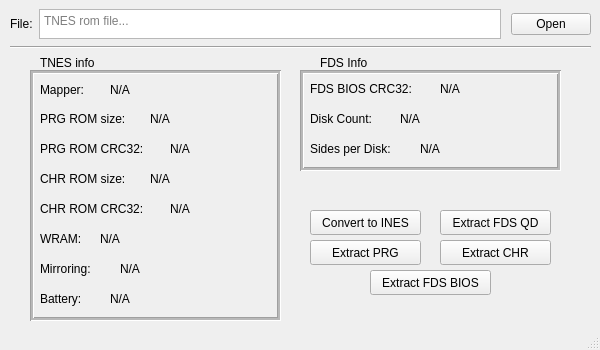
<?xml version="1.0" encoding="UTF-8"?>
<ui version="4.0">
 <class>MainWindow</class>
 <widget class="QMainWindow" name="MainWindow">
  <property name="geometry">
   <rect>
    <x>0</x>
    <y>0</y>
    <width>600</width>
    <height>350</height>
   </rect>
  </property>
  <property name="sizePolicy">
   <sizepolicy hsizetype="Fixed" vsizetype="Fixed">
    <horstretch>0</horstretch>
    <verstretch>0</verstretch>
   </sizepolicy>
  </property>
  <property name="minimumSize">
   <size>
    <width>600</width>
    <height>350</height>
   </size>
  </property>
  <property name="maximumSize">
   <size>
    <width>600</width>
    <height>350</height>
   </size>
  </property>
  <property name="baseSize">
   <size>
    <width>600</width>
    <height>350</height>
   </size>
  </property>
  <property name="windowTitle">
   <string>Tnes 2 Ines GUI</string>
  </property>
  <widget class="QWidget" name="centralwidget">
   <property name="maximumSize">
    <size>
     <width>600</width>
     <height>550</height>
    </size>
   </property>
   <widget class="QWidget" name="gridLayoutWidget">
    <property name="geometry">
     <rect>
      <x>0</x>
      <y>0</y>
      <width>591</width>
      <height>43</height>
     </rect>
    </property>
    <layout class="QGridLayout" name="gridLayout">
     <item row="1" column="0">
      <spacer name="horizontalSpacer">
       <property name="orientation">
        <enum>Qt::Horizontal</enum>
       </property>
       <property name="sizeType">
        <enum>QSizePolicy::Fixed</enum>
       </property>
       <property name="sizeHint" stdset="0">
        <size>
         <width>10</width>
         <height>5</height>
        </size>
       </property>
      </spacer>
     </item>
     <item row="1" column="2">
      <widget class="QTextBrowser" name="DisplayRomName">
       <property name="sizePolicy">
        <sizepolicy hsizetype="MinimumExpanding" vsizetype="Maximum">
         <horstretch>0</horstretch>
         <verstretch>0</verstretch>
        </sizepolicy>
       </property>
       <property name="maximumSize">
        <size>
         <width>16777215</width>
         <height>30</height>
        </size>
       </property>
       <property name="frameShadow">
        <enum>QFrame::Raised</enum>
       </property>
       <property name="verticalScrollBarPolicy">
        <enum>Qt::ScrollBarAlwaysOff</enum>
       </property>
       <property name="horizontalScrollBarPolicy">
        <enum>Qt::ScrollBarAlwaysOff</enum>
       </property>
       <property name="sizeAdjustPolicy">
        <enum>QAbstractScrollArea::AdjustToContents</enum>
       </property>
       <property name="lineWrapMode">
        <enum>QTextEdit::NoWrap</enum>
       </property>
       <property name="textInteractionFlags">
        <set>Qt::NoTextInteraction</set>
       </property>
       <property name="placeholderText">
        <string>TNES rom file...</string>
       </property>
      </widget>
     </item>
     <item row="1" column="4">
      <spacer name="horizontalSpacer_2">
       <property name="orientation">
        <enum>Qt::Horizontal</enum>
       </property>
       <property name="sizeType">
        <enum>QSizePolicy::Fixed</enum>
       </property>
       <property name="sizeHint" stdset="0">
        <size>
         <width>4</width>
         <height>20</height>
        </size>
       </property>
      </spacer>
     </item>
     <item row="1" column="5" alignment="Qt::AlignVCenter">
      <widget class="QPushButton" name="OpenRom">
       <property name="sizePolicy">
        <sizepolicy hsizetype="Fixed" vsizetype="Fixed">
         <horstretch>0</horstretch>
         <verstretch>0</verstretch>
        </sizepolicy>
       </property>
       <property name="text">
        <string>Open</string>
       </property>
      </widget>
     </item>
     <item row="1" column="1" alignment="Qt::AlignVCenter">
      <widget class="QLabel" name="File_label">
       <property name="sizePolicy">
        <sizepolicy hsizetype="Fixed" vsizetype="Fixed">
         <horstretch>0</horstretch>
         <verstretch>0</verstretch>
        </sizepolicy>
       </property>
       <property name="minimumSize">
        <size>
         <width>0</width>
         <height>10</height>
        </size>
       </property>
       <property name="text">
        <string>File:</string>
       </property>
       <property name="alignment">
        <set>Qt::AlignLeading|Qt::AlignLeft|Qt::AlignTop</set>
       </property>
      </widget>
     </item>
     <item row="0" column="2">
      <spacer name="verticalSpacer">
       <property name="orientation">
        <enum>Qt::Vertical</enum>
       </property>
       <property name="sizeType">
        <enum>QSizePolicy::Fixed</enum>
       </property>
       <property name="sizeHint" stdset="0">
        <size>
         <width>10</width>
         <height>5</height>
        </size>
       </property>
      </spacer>
     </item>
    </layout>
   </widget>
   <widget class="Line" name="line">
    <property name="geometry">
     <rect>
      <x>10</x>
      <y>30</y>
      <width>581</width>
      <height>35</height>
     </rect>
    </property>
    <property name="orientation">
     <enum>Qt::Horizontal</enum>
    </property>
   </widget>
   <widget class="QLabel" name="I_TNESInfo">
    <property name="geometry">
     <rect>
      <x>40</x>
      <y>54</y>
      <width>71</width>
      <height>17</height>
     </rect>
    </property>
    <property name="text">
     <string>TNES info</string>
    </property>
   </widget>
   <widget class="QLabel" name="I_FDSInfo">
    <property name="geometry">
     <rect>
      <x>320</x>
      <y>54</y>
      <width>67</width>
      <height>17</height>
     </rect>
    </property>
    <property name="text">
     <string>FDS Info</string>
    </property>
   </widget>
   <widget class="QFrame" name="TNESInfo">
    <property name="geometry">
     <rect>
      <x>30</x>
      <y>70</y>
      <width>251</width>
      <height>251</height>
     </rect>
    </property>
    <property name="frameShape">
     <enum>QFrame::Box</enum>
    </property>
    <property name="frameShadow">
     <enum>QFrame::Sunken</enum>
    </property>
    <property name="lineWidth">
     <number>1</number>
    </property>
    <property name="midLineWidth">
     <number>2</number>
    </property>
    <widget class="QLabel" name="PRGROMSize_L">
     <property name="geometry">
      <rect>
       <x>10</x>
       <y>40</y>
       <width>101</width>
       <height>17</height>
      </rect>
     </property>
     <property name="text">
      <string>PRG ROM size:</string>
     </property>
    </widget>
    <widget class="QLabel" name="Mapper_L">
     <property name="geometry">
      <rect>
       <x>10</x>
       <y>10</y>
       <width>67</width>
       <height>20</height>
      </rect>
     </property>
     <property name="text">
      <string>Mapper:</string>
     </property>
    </widget>
    <widget class="QLabel" name="CHRROMSize_L">
     <property name="geometry">
      <rect>
       <x>10</x>
       <y>100</y>
       <width>101</width>
       <height>17</height>
      </rect>
     </property>
     <property name="text">
      <string>CHR ROM size:</string>
     </property>
    </widget>
    <widget class="QLabel" name="PRGROMCRC_L">
     <property name="geometry">
      <rect>
       <x>10</x>
       <y>70</y>
       <width>121</width>
       <height>17</height>
      </rect>
     </property>
     <property name="text">
      <string>PRG ROM CRC32:</string>
     </property>
    </widget>
    <widget class="QLabel" name="Battery_C">
     <property name="geometry">
      <rect>
       <x>80</x>
       <y>220</y>
       <width>71</width>
       <height>17</height>
      </rect>
     </property>
     <property name="text">
      <string>N/A</string>
     </property>
    </widget>
    <widget class="QLabel" name="PRGROMCRC_C">
     <property name="geometry">
      <rect>
       <x>140</x>
       <y>70</y>
       <width>91</width>
       <height>17</height>
      </rect>
     </property>
     <property name="text">
      <string>N/A</string>
     </property>
    </widget>
    <widget class="QLabel" name="WRAM_C">
     <property name="geometry">
      <rect>
       <x>70</x>
       <y>160</y>
       <width>71</width>
       <height>17</height>
      </rect>
     </property>
     <property name="text">
      <string>N/A</string>
     </property>
    </widget>
    <widget class="QLabel" name="CHRROMCRC_C">
     <property name="geometry">
      <rect>
       <x>140</x>
       <y>130</y>
       <width>81</width>
       <height>17</height>
      </rect>
     </property>
     <property name="text">
      <string>N/A</string>
     </property>
    </widget>
    <widget class="QLabel" name="CHRROMSize_C">
     <property name="geometry">
      <rect>
       <x>120</x>
       <y>100</y>
       <width>101</width>
       <height>17</height>
      </rect>
     </property>
     <property name="text">
      <string>N/A</string>
     </property>
    </widget>
    <widget class="QLabel" name="Mirroring_C">
     <property name="geometry">
      <rect>
       <x>90</x>
       <y>190</y>
       <width>151</width>
       <height>17</height>
      </rect>
     </property>
     <property name="text">
      <string>N/A</string>
     </property>
    </widget>
    <widget class="QLabel" name="Mapper_C">
     <property name="geometry">
      <rect>
       <x>80</x>
       <y>10</y>
       <width>71</width>
       <height>20</height>
      </rect>
     </property>
     <property name="text">
      <string>N/A</string>
     </property>
    </widget>
    <widget class="QLabel" name="PRGROMSize_C">
     <property name="geometry">
      <rect>
       <x>120</x>
       <y>40</y>
       <width>111</width>
       <height>17</height>
      </rect>
     </property>
     <property name="text">
      <string>N/A</string>
     </property>
    </widget>
    <widget class="QLabel" name="CHRROMCRC_L">
     <property name="geometry">
      <rect>
       <x>10</x>
       <y>130</y>
       <width>121</width>
       <height>17</height>
      </rect>
     </property>
     <property name="text">
      <string>CHR ROM CRC32:</string>
     </property>
    </widget>
    <widget class="QLabel" name="WRAM_L">
     <property name="geometry">
      <rect>
       <x>10</x>
       <y>160</y>
       <width>67</width>
       <height>17</height>
      </rect>
     </property>
     <property name="text">
      <string>WRAM:</string>
     </property>
    </widget>
    <widget class="QLabel" name="Mirroring_L">
     <property name="geometry">
      <rect>
       <x>10</x>
       <y>190</y>
       <width>67</width>
       <height>17</height>
      </rect>
     </property>
     <property name="text">
      <string>Mirroring:</string>
     </property>
    </widget>
    <widget class="QLabel" name="Battery_L">
     <property name="geometry">
      <rect>
       <x>10</x>
       <y>220</y>
       <width>61</width>
       <height>17</height>
      </rect>
     </property>
     <property name="text">
      <string>Battery:</string>
     </property>
    </widget>
   </widget>
   <widget class="QFrame" name="FDSInfo">
    <property name="geometry">
     <rect>
      <x>300</x>
      <y>70</y>
      <width>261</width>
      <height>101</height>
     </rect>
    </property>
    <property name="frameShape">
     <enum>QFrame::Box</enum>
    </property>
    <property name="frameShadow">
     <enum>QFrame::Sunken</enum>
    </property>
    <property name="lineWidth">
     <number>1</number>
    </property>
    <property name="midLineWidth">
     <number>2</number>
    </property>
    <widget class="QLabel" name="FDSDiskCount_C">
     <property name="geometry">
      <rect>
       <x>100</x>
       <y>40</y>
       <width>51</width>
       <height>17</height>
      </rect>
     </property>
     <property name="text">
      <string>N/A</string>
     </property>
    </widget>
    <widget class="QLabel" name="FDSDiskCount_L">
     <property name="geometry">
      <rect>
       <x>10</x>
       <y>40</y>
       <width>81</width>
       <height>17</height>
      </rect>
     </property>
     <property name="text">
      <string>Disk Count:</string>
     </property>
    </widget>
    <widget class="QLabel" name="FDSBIOSCRC_C">
     <property name="geometry">
      <rect>
       <x>140</x>
       <y>10</y>
       <width>91</width>
       <height>17</height>
      </rect>
     </property>
     <property name="text">
      <string>N/A</string>
     </property>
    </widget>
    <widget class="QLabel" name="FDSBIOSCRC_L">
     <property name="geometry">
      <rect>
       <x>10</x>
       <y>10</y>
       <width>121</width>
       <height>17</height>
      </rect>
     </property>
     <property name="text">
      <string>FDS BIOS CRC32:</string>
     </property>
    </widget>
    <widget class="QLabel" name="FDSSidesPerDisk_L">
     <property name="geometry">
      <rect>
       <x>10</x>
       <y>70</y>
       <width>101</width>
       <height>17</height>
      </rect>
     </property>
     <property name="text">
      <string>Sides per Disk:</string>
     </property>
    </widget>
    <widget class="QLabel" name="FDSSidesPerDisk_C">
     <property name="geometry">
      <rect>
       <x>120</x>
       <y>70</y>
       <width>51</width>
       <height>17</height>
      </rect>
     </property>
     <property name="text">
      <string>N/A</string>
     </property>
    </widget>
   </widget>
   <widget class="QWidget" name="Buttons" native="true">
    <property name="geometry">
     <rect>
      <x>300</x>
      <y>210</y>
      <width>261</width>
      <height>91</height>
     </rect>
    </property>
    <widget class="QPushButton" name="TNEStoINES">
     <property name="geometry">
      <rect>
       <x>10</x>
       <y>0</y>
       <width>111</width>
       <height>25</height>
      </rect>
     </property>
     <property name="text">
      <string>Convert to INES</string>
     </property>
    </widget>
    <widget class="QPushButton" name="ExtractQD">
     <property name="geometry">
      <rect>
       <x>140</x>
       <y>0</y>
       <width>111</width>
       <height>25</height>
      </rect>
     </property>
     <property name="text">
      <string>Extract FDS QD</string>
     </property>
    </widget>
    <widget class="QPushButton" name="ExtractPRG">
     <property name="geometry">
      <rect>
       <x>10</x>
       <y>30</y>
       <width>111</width>
       <height>25</height>
      </rect>
     </property>
     <property name="text">
      <string>Extract PRG</string>
     </property>
    </widget>
    <widget class="QPushButton" name="ExtractCHR">
     <property name="geometry">
      <rect>
       <x>140</x>
       <y>30</y>
       <width>111</width>
       <height>25</height>
      </rect>
     </property>
     <property name="text">
      <string>Extract CHR</string>
     </property>
    </widget>
    <widget class="QPushButton" name="ExtractFDSBIOS">
     <property name="geometry">
      <rect>
       <x>70</x>
       <y>60</y>
       <width>121</width>
       <height>25</height>
      </rect>
     </property>
     <property name="text">
      <string>Extract FDS BIOS</string>
     </property>
    </widget>
   </widget>
   <zorder>FDSInfo</zorder>
   <zorder>gridLayoutWidget</zorder>
   <zorder>line</zorder>
   <zorder>I_FDSInfo</zorder>
   <zorder>TNESInfo</zorder>
   <zorder>I_TNESInfo</zorder>
   <zorder>Buttons</zorder>
  </widget>
  <widget class="QStatusBar" name="statusbar"/>
  <action name="actionOpenRom">
   <property name="text">
    <string>Open</string>
   </property>
  </action>
  <action name="actionClearRom">
   <property name="text">
    <string>Close</string>
   </property>
  </action>
  <action name="actionExitProgram">
   <property name="text">
    <string>Exit</string>
   </property>
  </action>
 </widget>
 <resources/>
 <connections/>
</ui>
